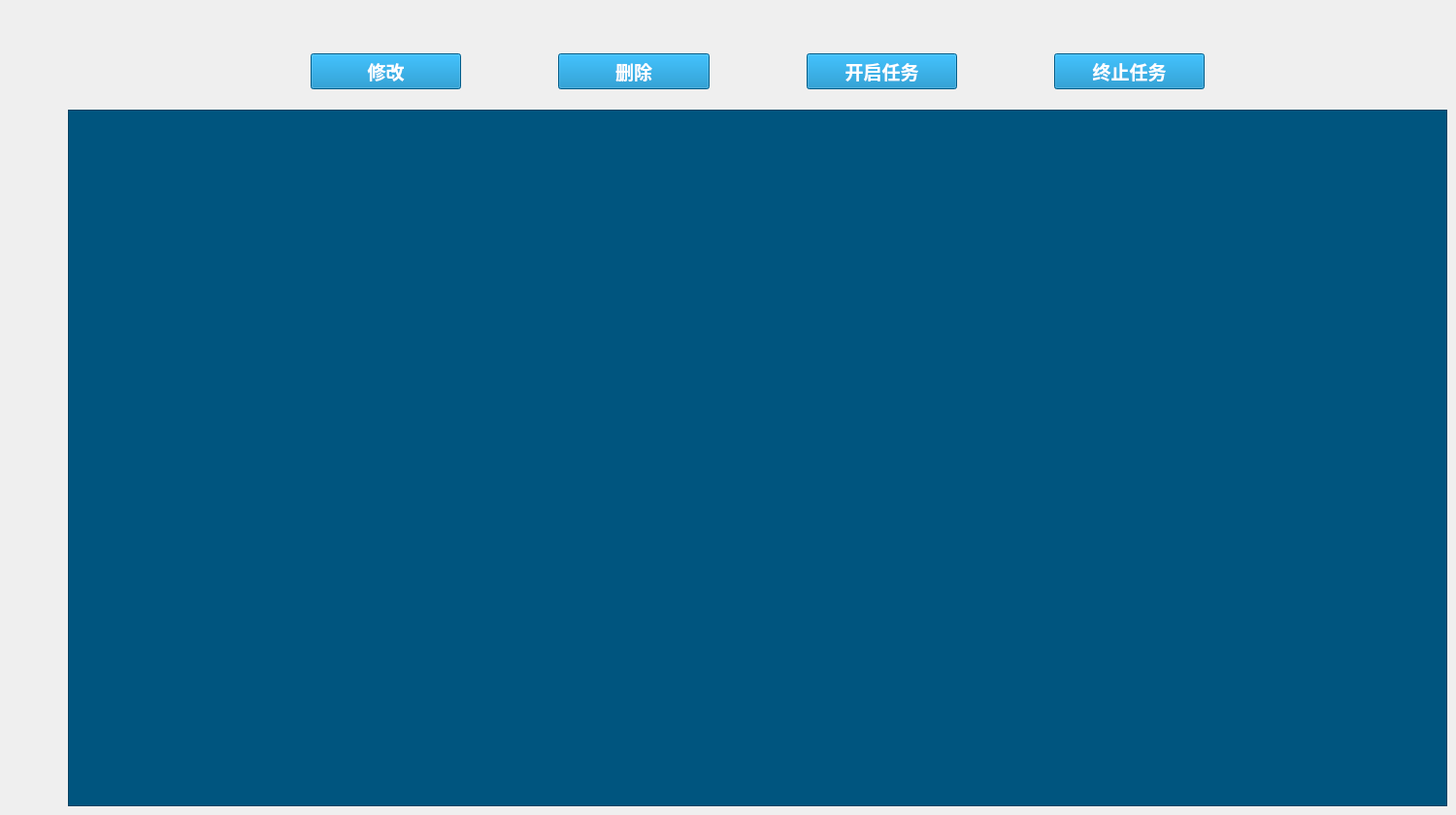
          <widget class="QWidget" name="tab">
           <attribute name="title">
            <string>任务列表</string>
           </attribute>
           <widget class="QWidget" name="layoutWidget">
            <property name="geometry">
             <rect>
              <x>70</x>
              <y>40</y>
              <width>1421</width>
              <height>791</height>
             </rect>
            </property>
            <layout class="QVBoxLayout" name="verticalLayout_19">
             <item>
              <layout class="QHBoxLayout" name="horizontalLayout_48" stretch="1,1,1,1">
               <property name="spacing">
                <number>100</number>
               </property>
               <property name="leftMargin">
                <number>250</number>
               </property>
               <property name="topMargin">
                <number>15</number>
               </property>
               <property name="rightMargin">
                <number>250</number>
               </property>
               <property name="bottomMargin">
                <number>15</number>
               </property>
               <item>
                <widget class="QPushButton" name="xiugai">
                 <property name="sizePolicy">
                  <sizepolicy hsizetype="Minimum" vsizetype="Preferred">
                   <horstretch>0</horstretch>
                   <verstretch>0</verstretch>
                  </sizepolicy>
                 </property>
                 <property name="font">
                  <font>
                   <family>宋体</family>
                   <pointsize>14</pointsize>
                   <weight>75</weight>
                   <bold>true</bold>
                  </font>
                 </property>
                 <property name="styleSheet">
                  <string notr="true">color: rgb(255, 255, 255);
background-color: rgb(0, 127, 190);</string>
                 </property>
                 <property name="text">
                  <string>修改</string>
                 </property>
                </widget>
               </item>
               <item>
                <widget class="QPushButton" name="shanchu">
                 <property name="sizePolicy">
                  <sizepolicy hsizetype="Minimum" vsizetype="Preferred">
                   <horstretch>0</horstretch>
                   <verstretch>0</verstretch>
                  </sizepolicy>
                 </property>
                 <property name="font">
                  <font>
                   <family>宋体</family>
                   <pointsize>14</pointsize>
                   <weight>75</weight>
                   <bold>true</bold>
                  </font>
                 </property>
                 <property name="styleSheet">
                  <string notr="true">color: rgb(255, 255, 255);
background-color: rgb(0, 127, 190);</string>
                 </property>
                 <property name="text">
                  <string>删除</string>
                 </property>
                </widget>
               </item>
               <item>
                <widget class="QPushButton" name="starttBtn">
                 <property name="sizePolicy">
                  <sizepolicy hsizetype="Minimum" vsizetype="Preferred">
                   <horstretch>0</horstretch>
                   <verstretch>0</verstretch>
                  </sizepolicy>
                 </property>
                 <property name="font">
                  <font>
                   <family>宋体</family>
                   <pointsize>14</pointsize>
                   <weight>75</weight>
                   <bold>true</bold>
                  </font>
                 </property>
                 <property name="styleSheet">
                  <string notr="true">color: rgb(255, 255, 255);
background-color: rgb(0, 127, 190);</string>
                 </property>
                 <property name="text">
                  <string>开启任务</string>
                 </property>
                </widget>
               </item>
               <item>
                <widget class="QPushButton" name="starttBtn_2">
                 <property name="sizePolicy">
                  <sizepolicy hsizetype="Minimum" vsizetype="Preferred">
                   <horstretch>0</horstretch>
                   <verstretch>0</verstretch>
                  </sizepolicy>
                 </property>
                 <property name="font">
                  <font>
                   <family>宋体</family>
                   <pointsize>14</pointsize>
                   <weight>75</weight>
                   <bold>true</bold>
                  </font>
                 </property>
                 <property name="styleSheet">
                  <string notr="true">color: rgb(255, 255, 255);
background-color: rgb(0, 127, 190);</string>
                 </property>
                 <property name="text">
                  <string>终止任务</string>
                 </property>
                </widget>
               </item>
              </layout>
             </item>
             <item>
              <widget class="QTableView" name="tableTest">
               <property name="font">
                <font>
                 <family>宋体 13</family>
                 <pointsize>14</pointsize>
                 <weight>50</weight>
                 <italic>false</italic>
                 <bold>false</bold>
                </font>
               </property>
               <property name="styleSheet">
                <string notr="true">alternate-background-color: rgb(3, 16, 71);
font: 14pt &quot;宋体&quot; bold;
color: rgb(255, 255, 255);
background-color: rgb(0, 85, 127);
gridline-color: rgb(255, 255, 255);
border-color: rgb(255, 255, 255);</string>
               </property>
               <property name="textElideMode">
                <enum>Qt::ElideMiddle</enum>
               </property>
               <attribute name="verticalHeaderVisible">
                <bool>false</bool>
               </attribute>
               <attribute name="verticalHeaderDefaultSectionSize">
                <number>60</number>
               </attribute>
              </widget>
             </item>
            </layout>
           </widget>
          </widget>
